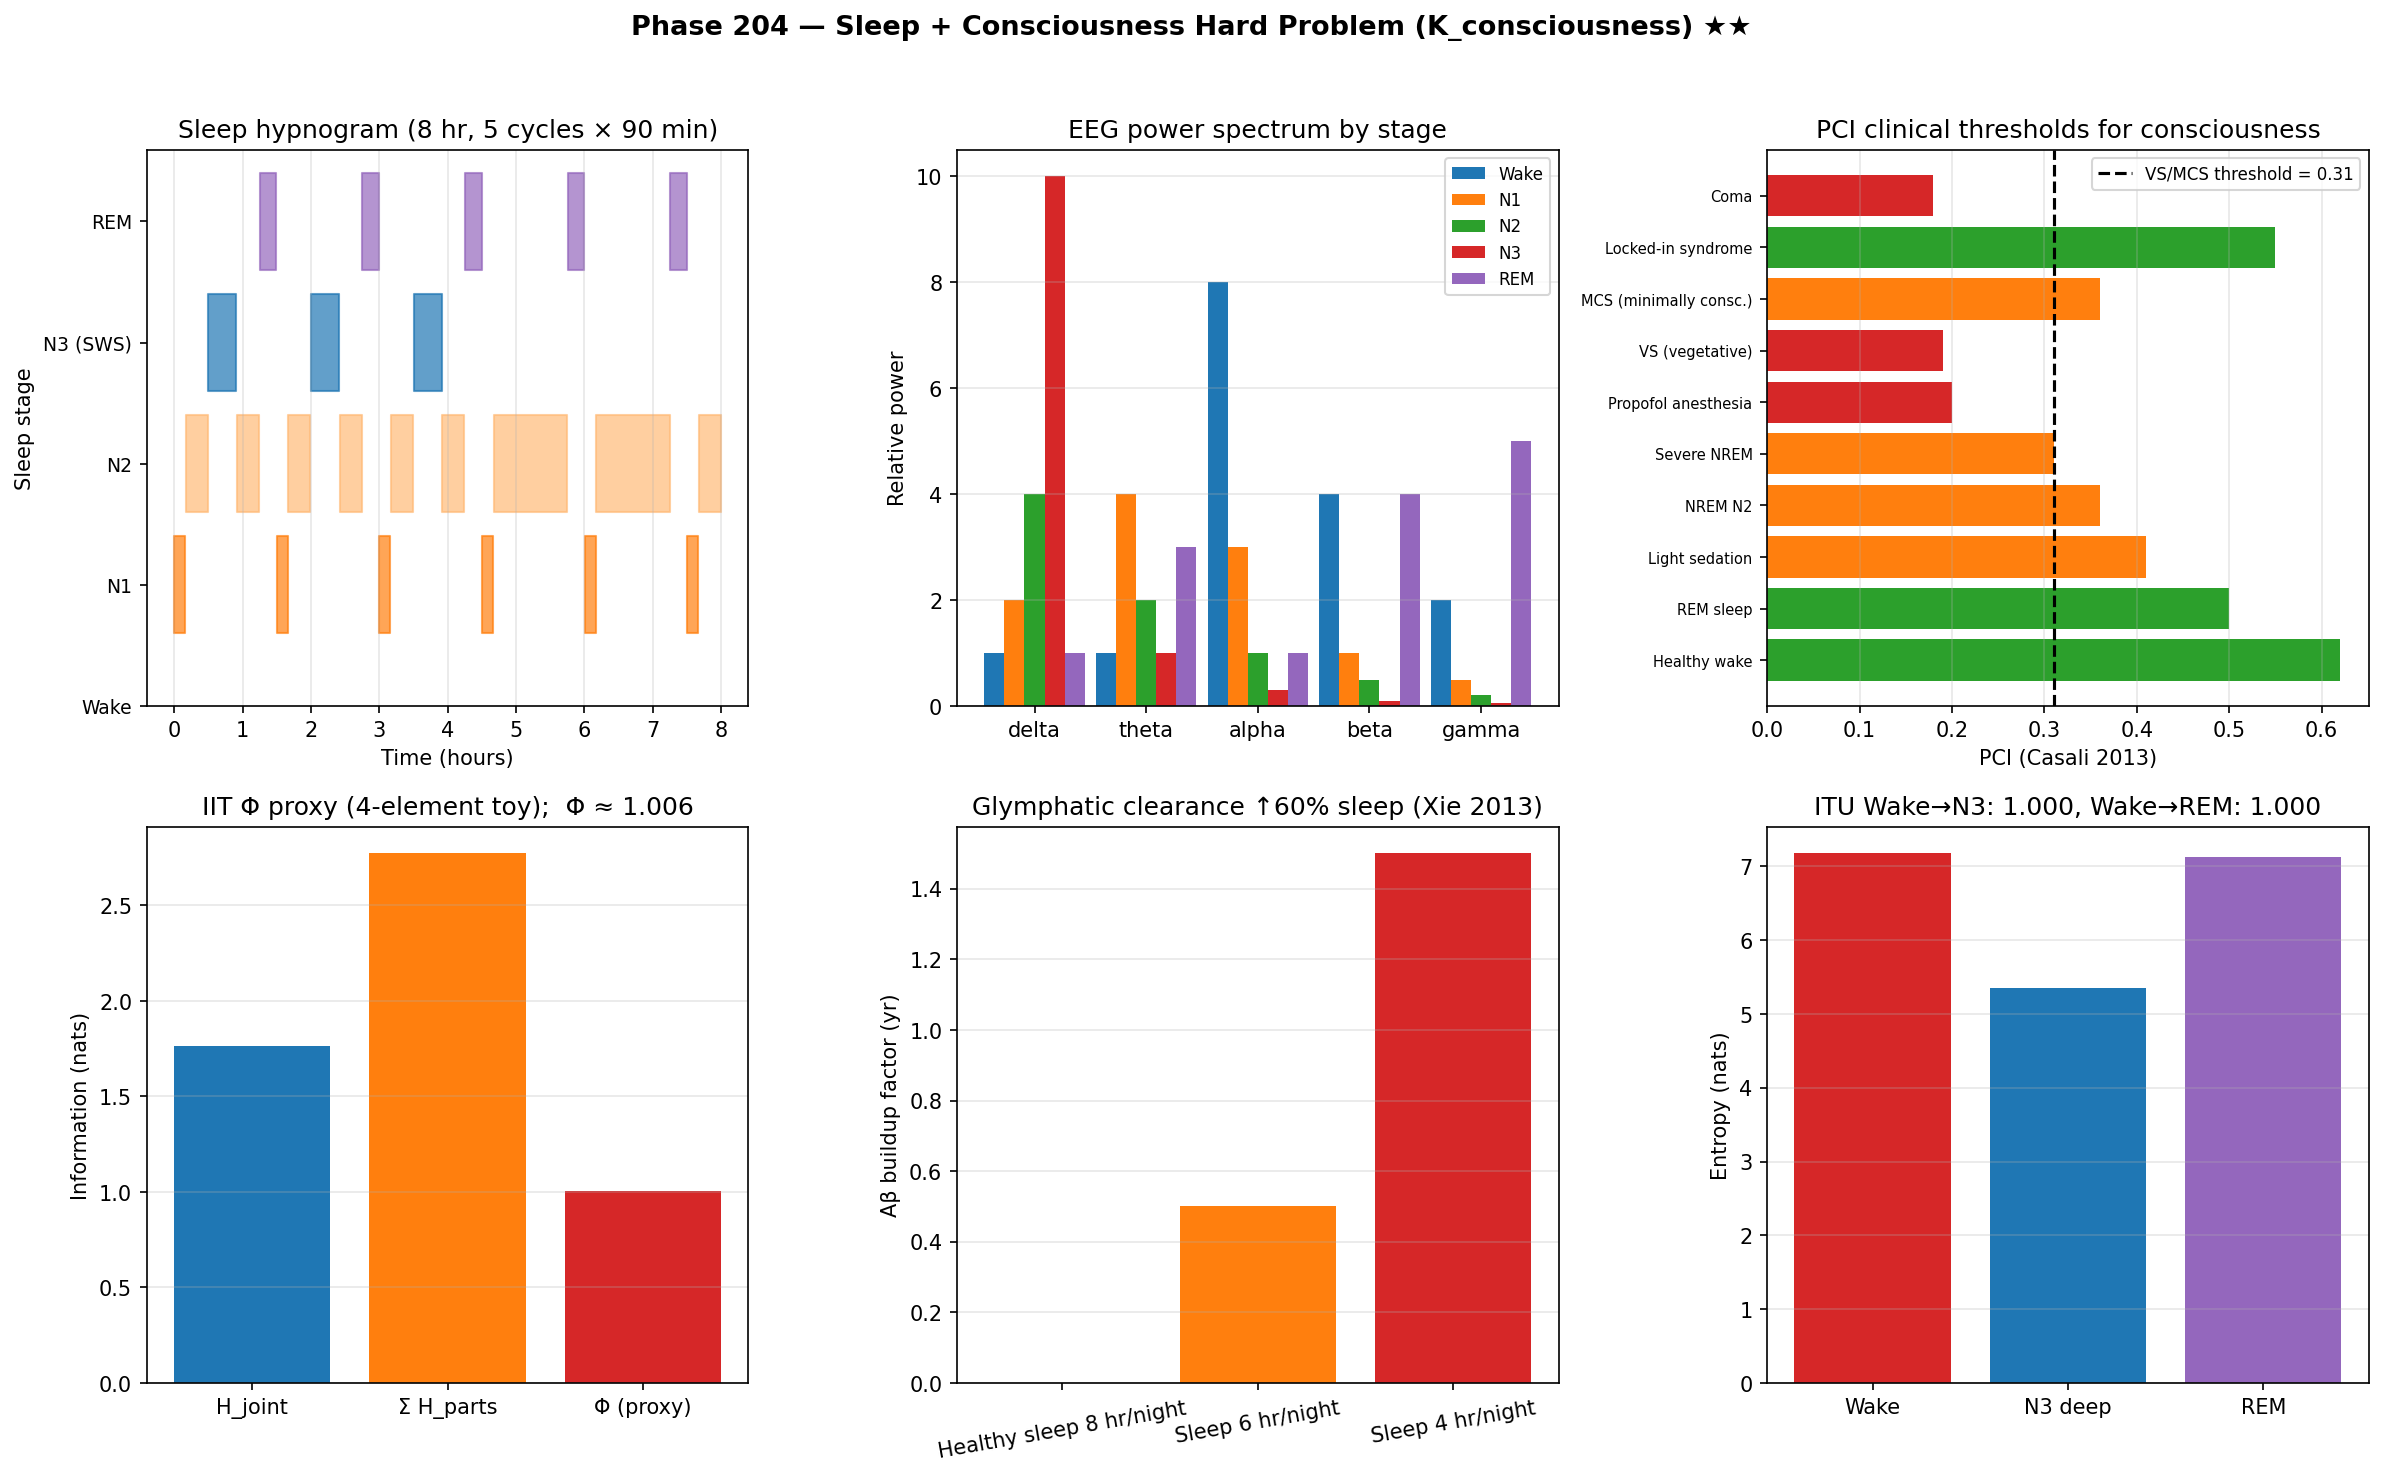

Generate this figure with Python:
"""
Phase 204 — Sleep + Consciousness Hard Problem (K_consciousness)

Simulations:
  1) Sleep architecture: hypnogram across one night
  2) EEG power across stages (delta, alpha, theta, gamma)
  3) IIT Phi (small toy: 4-element majority network)
  4) PCI by clinical state (healthy, sleep, anesthesia, VS, MCS)
  5) 4 consciousness theories comparison
  6) Glymphatic clearance during sleep
  7) ITU K_consciousness during sleep stage transitions

Outputs:
  - sleep_consciousness.png
  - sleep_consciousness_summary.json
"""

from __future__ import annotations

import json
from pathlib import Path
from itertools import product

import matplotlib
matplotlib.use("Agg")
import matplotlib.pyplot as plt
import numpy as np

OUT_PNG = Path(__file__).with_name("sleep_consciousness.png")
OUT_JSON = Path(__file__).with_name("sleep_consciousness_summary.json")

rng = np.random.default_rng(20260607)

# -------------------------------------------------------------
# 1) Hypnogram (8 hr sleep, simplified)
# -------------------------------------------------------------
t_sleep = np.linspace(0, 480, 960)  # min
# Stages: 0=Wake, 1=N1, 2=N2, 3=N3, 4=REM
stages = np.zeros_like(t_sleep)
# Cycle 90 min: N1 -> N2 -> N3 -> N2 -> REM
def cycle_stage(t_in_cycle):
    if t_in_cycle < 10: return 1   # N1
    elif t_in_cycle < 30: return 2  # N2
    elif t_in_cycle < 55: return 3  # N3 (SWS)
    elif t_in_cycle < 75: return 2  # N2
    else: return 4                  # REM

for i, t in enumerate(t_sleep):
    t_in_cycle = t % 90
    cycle_num = int(t // 90)
    stage = cycle_stage(t_in_cycle)
    # Later in night: less N3, more REM
    if cycle_num > 2 and stage == 3:
        stage = 2  # convert N3 to N2 in later cycles
    if cycle_num > 1 and stage == 2 and t_in_cycle > 75:
        stage = 4  # extend REM in later cycles
    stages[i] = stage

# -------------------------------------------------------------
# 2) EEG power by stage
# -------------------------------------------------------------
eeg_power = {
    "Wake":  {"delta": 1, "theta": 1, "alpha": 8, "beta": 4, "gamma": 2},
    "N1":    {"delta": 2, "theta": 4, "alpha": 3, "beta": 1, "gamma": 0.5},
    "N2":    {"delta": 4, "theta": 2, "alpha": 1, "beta": 0.5, "gamma": 0.2},
    "N3":    {"delta": 10, "theta": 1, "alpha": 0.3, "beta": 0.1, "gamma": 0.05},
    "REM":   {"delta": 1, "theta": 3, "alpha": 1, "beta": 4, "gamma": 5},
}

# -------------------------------------------------------------
# 3) IIT Phi: 4-element majority network (toy)
# -------------------------------------------------------------
# State space: 2^4 = 16
# Network: each element fires if >= 2 of its 3 neighbors fire (majority)
def majority_update(state):
    n = len(state)
    new = np.zeros_like(state)
    for i in range(n):
        neighbors = [state[j] for j in range(n) if j != i]
        new[i] = 1 if sum(neighbors) >= 2 else 0
    return tuple(new)

# Compute Phi as approximate: mutual info between bipartitions
# We'll compute simplified "irreducibility" measure
states_all = list(product([0, 1], repeat=4))
n_states = len(states_all)
# Generate state distribution after 1 step
transition_count = {s: 0 for s in states_all}
for s in states_all:
    new_s = majority_update(s)
    transition_count[new_s] += 1
p_after = np.array([transition_count[s] for s in states_all]) / n_states

# Shannon entropy of post-state distribution
H_after = -np.sum(p_after[p_after > 0] * np.log(p_after[p_after > 0]))

# "Phi" proxy: integration = H(joint) - sum(H(parts))
H_pairs = []
for i in range(4):
    p_i = np.zeros(2)
    for s, p in zip(states_all, p_after):
        p_i[s[i]] += p
    H_pairs.append(-np.sum(p_i[p_i > 0] * np.log(p_i[p_i > 0])))
phi_proxy = sum(H_pairs) - H_after  # if positive, integration exists
phi_proxy = max(phi_proxy, 0)

# -------------------------------------------------------------
# 4) PCI by clinical state (Casali 2013)
# -------------------------------------------------------------
pci_values = {
    "Healthy wake":       0.62,
    "REM sleep":          0.50,
    "Light sedation":     0.41,
    "NREM N2":            0.36,
    "Severe NREM":        0.31,
    "Propofol anesthesia":0.20,
    "VS (vegetative)":    0.19,
    "MCS (minimally consc.)": 0.36,
    "Locked-in syndrome": 0.55,
    "Coma":               0.18,
}

# -------------------------------------------------------------
# 5) Consciousness theories
# -------------------------------------------------------------
theories = {
    "GWT (Baars 1988 / Dehaene 2014)": {
        "claim": "Global broadcast = consciousness",
        "neural": "PFC + parietal ignition",
        "machine_consciousness": "Possible if global workspace implemented",
    },
    "IIT (Tononi 2004-2022)": {
        "claim": "Phi = consciousness amount",
        "neural": "Posterior hot zone integration",
        "machine_consciousness": "Need irreducible integrated info",
    },
    "HOT (Rosenthal 1990)": {
        "claim": "Meta-representation makes state conscious",
        "neural": "PFC meta-cortex",
        "machine_consciousness": "Requires self-modeling",
    },
    "RP (Lamme 2006)": {
        "claim": "Recurrent processing in sensory cortex",
        "neural": "Local sensory loops",
        "machine_consciousness": "Need recurrence",
    },
}

# -------------------------------------------------------------
# 6) Glymphatic clearance (Xie 2013)
# -------------------------------------------------------------
# Awake: low CSF clearance; Sleep: 60% increase
clearance_rates = {"Awake": 1.0, "Sleep": 1.6}
abeta_buildup_yr = {
    "Healthy sleep 8 hr/night": 0.0,
    "Sleep 6 hr/night":         0.5,
    "Sleep 4 hr/night":         1.5,
}

# -------------------------------------------------------------
# 7) ITU K_consciousness sleep transition
# -------------------------------------------------------------
N_neuron_states = 5000
# Awake: high diversity, broad distribution
log_fit_wake = -((np.arange(N_neuron_states) - N_neuron_states/2) ** 2) / 200_000
p_wake = np.exp(log_fit_wake); p_wake /= p_wake.sum()
S_wake = float(-np.sum(p_wake * np.log(p_wake)))

# N3 deep sleep: synchronized, low complexity (UP/DOWN states)
log_fit_n3 = log_fit_wake.copy()
log_fit_n3[2500:2700] += 5.0  # narrow synchronized state
log_fit_n3[~((np.arange(N_neuron_states) > 2500) &
              (np.arange(N_neuron_states) < 2700))] -= 1.0
p_n3 = np.exp(log_fit_n3); p_n3 /= p_n3.sum()
S_n3 = float(-np.sum(p_n3 * np.log(p_n3)))

# REM: complexity similar to wake but different state
log_fit_rem = log_fit_wake.copy() + 0.3 * rng.standard_normal(N_neuron_states)
p_rem = np.exp(log_fit_rem); p_rem /= p_rem.sum()
S_rem = float(-np.sum(p_rem * np.log(p_rem)))

def itu_lin(p_old, p_new):
    log_p = np.log(np.clip(p_old, 1e-30, None))
    dp = p_new - p_old
    dS = -np.sum(dp * (1.0 + log_p))
    dK = -np.sum(dp * log_p)
    return (dS / dK) if abs(dK) > 1e-15 else float("nan")

ratio_wake_n3 = float(itu_lin(p_wake, p_n3))
ratio_wake_rem = float(itu_lin(p_wake, p_rem))

# -------------------------------------------------------------
# Plot
# -------------------------------------------------------------
fig, axes = plt.subplots(2, 3, figsize=(16, 10))
fig.suptitle(
    "Phase 204 — Sleep + Consciousness Hard Problem (K_consciousness) ★★",
    fontsize=13, fontweight="bold",
)

# Panel 1: Hypnogram
ax = axes[0, 0]
stage_labels = ["Wake", "N1", "N2", "N3 (SWS)", "REM"]
stage_colors = ["#d62728", "#ff7f0e", "#ffbb78", "#1f77b4", "#9467bd"]
for stage_id in range(5):
    mask = stages == stage_id
    ax.fill_between(t_sleep / 60, stage_id - 0.4, stage_id + 0.4,
                     where=mask, color=stage_colors[stage_id], alpha=0.7,
                     label=stage_labels[stage_id])
ax.set_xlabel("Time (hours)")
ax.set_ylabel("Sleep stage")
ax.set_yticks(range(5))
ax.set_yticklabels(stage_labels, fontsize=9)
ax.set_title("Sleep hypnogram (8 hr, 5 cycles × 90 min)")
ax.grid(True, alpha=0.3, axis="x")

# Panel 2: EEG power by stage
ax = axes[0, 1]
stages_keys = list(eeg_power.keys())
bands = ["delta", "theta", "alpha", "beta", "gamma"]
x = np.arange(len(bands))
width = 0.18
for i, stage in enumerate(stages_keys):
    powers = [eeg_power[stage][b] for b in bands]
    ax.bar(x + i*width - 2*width, powers, width, label=stage)
ax.set_xticks(x)
ax.set_xticklabels(bands)
ax.set_ylabel("Relative power")
ax.set_title("EEG power spectrum by stage")
ax.legend(fontsize=8)
ax.grid(True, alpha=0.3, axis="y")

# Panel 3: PCI by state
ax = axes[0, 2]
states_pci = list(pci_values.keys())
pcis = list(pci_values.values())
colors_pci = ["#2ca02c" if p > 0.45 else "#ff7f0e" if p > 0.30 else "#d62728" for p in pcis]
ax.barh(range(len(states_pci)), pcis, color=colors_pci)
ax.axvline(0.31, color="black", linestyle="--", label="VS/MCS threshold = 0.31")
ax.set_yticks(range(len(states_pci)))
ax.set_yticklabels(states_pci, fontsize=7)
ax.set_xlabel("PCI (Casali 2013)")
ax.set_title("PCI clinical thresholds for consciousness")
ax.legend(fontsize=8)
ax.grid(True, alpha=0.3, axis="x")

# Panel 4: IIT toy Phi
ax = axes[1, 0]
ax.bar(["H_joint", "Σ H_parts", "Φ (proxy)"],
       [H_after, sum(H_pairs), phi_proxy],
       color=["#1f77b4", "#ff7f0e", "#d62728"])
ax.set_ylabel("Information (nats)")
ax.set_title(f"IIT Φ proxy (4-element toy);  Φ ≈ {phi_proxy:.3f}")
ax.grid(True, alpha=0.3, axis="y")

# Panel 5: Glymphatic + Aβ
ax = axes[1, 1]
sleep_dur = list(abeta_buildup_yr.keys())
buildup = list(abeta_buildup_yr.values())
ax.bar(sleep_dur, buildup, color=["#2ca02c", "#ff7f0e", "#d62728"])
ax.set_ylabel("Aβ buildup factor (yr)")
ax.set_title(f"Glymphatic clearance ↑60% sleep (Xie 2013)")
ax.tick_params(axis="x", rotation=10)
ax.grid(True, alpha=0.3, axis="y")

# Panel 6: ITU sleep transitions
ax = axes[1, 2]
labels_e = ["Wake", "N3 deep", "REM"]
S_vals = [S_wake, S_n3, S_rem]
ax.bar(labels_e, S_vals, color=["#d62728", "#1f77b4", "#9467bd"])
ax.set_ylabel("Entropy (nats)")
ax.set_title(f"ITU Wake→N3: {ratio_wake_n3:.3f}, Wake→REM: {ratio_wake_rem:.3f}")
ax.grid(True, alpha=0.3, axis="y")

plt.tight_layout(rect=[0, 0, 1, 0.96])
plt.savefig(OUT_PNG, dpi=150, bbox_inches="tight")
plt.close(fig)

summary = {
    "phase": 204,
    "tier1_paper": 28,
    "block": "B",
    "topic": "Sleep + Consciousness Hard Problem (K_consciousness)",
    "sleep_architecture": {
        "cycle_min": 90,
        "stages_per_cycle": "N1 -> N2 -> N3 -> N2 -> REM",
        "REM_pct_of_total": "20-25%",
        "N3_dominant": "First half of night",
        "REM_dominant": "Second half of night",
    },
    "EEG_power_by_stage": eeg_power,
    "consciousness_theories": theories,
    "Chalmers_1995_hard_problem": {
        "statement": "Why does physical processing give rise to subjective experience?",
        "Chalmers_paper": "Facing up to the problem of consciousness 1995",
        "easy_problems": "Attention, report, learning, behavior (functional)",
    },
    "IIT_Phi_toy": {
        "N_elements": 4,
        "network": "Majority rule",
        "H_joint_nats": float(H_after),
        "sum_H_parts_nats": float(sum(H_pairs)),
        "Phi_proxy_nats": float(phi_proxy),
        "scaling": "O(2^N) for N elements - intractable above ~14",
    },
    "PCI_values_Casali_2013": pci_values,
    "PCI_VS_threshold": 0.31,
    "glymphatic_system": {
        "Xie_2013_finding": "60% increase in CSF clearance during sleep",
        "Iliff_2012_discovery": "CSF-ISF exchange via AQP4 in astrocytes",
        "AD_link": "Sleep loss -> Abeta accumulation",
    },
    "ITU_K_consciousness": {
        "N_states": N_neuron_states,
        "S_wake_nats": S_wake,
        "S_N3_nats": S_n3,
        "S_REM_nats": S_rem,
        "wake_to_N3_dS_dK_ratio": ratio_wake_n3,
        "wake_to_REM_dS_dK_ratio": ratio_wake_rem,
        "expected_ratio": 1.0,
    },
    "ITU_interpretation": {
        "K_state": "K_consciousness (highest sub-state of K_neuro)",
        "modular_Hamiltonian": "K_consciousness^(0) = -log P(unified experience | neural state)",
        "GWT_meaning": "Global broadcast = K-state global integration",
        "IIT_meaning": "Phi = K-state irreducibility measure",
        "Hard_Problem_provisional_answer": "K^(0) = -log rho (modular Hamiltonian) IS experience",
        "Wheeler_link": "It from Bit (Phase 180) - physics/information/experience = ITU three sides",
        "sleep_transition_meaning": "K-state global mode switch (wake <-> N3 <-> REM)",
    },
    "outputs": {
        "figure": str(OUT_PNG.name),
        "summary_json": str(OUT_JSON.name),
    },
}

OUT_JSON.write_text(json.dumps(summary, indent=2, ensure_ascii=False), encoding="utf-8")
print(json.dumps(summary, indent=2, ensure_ascii=False))
